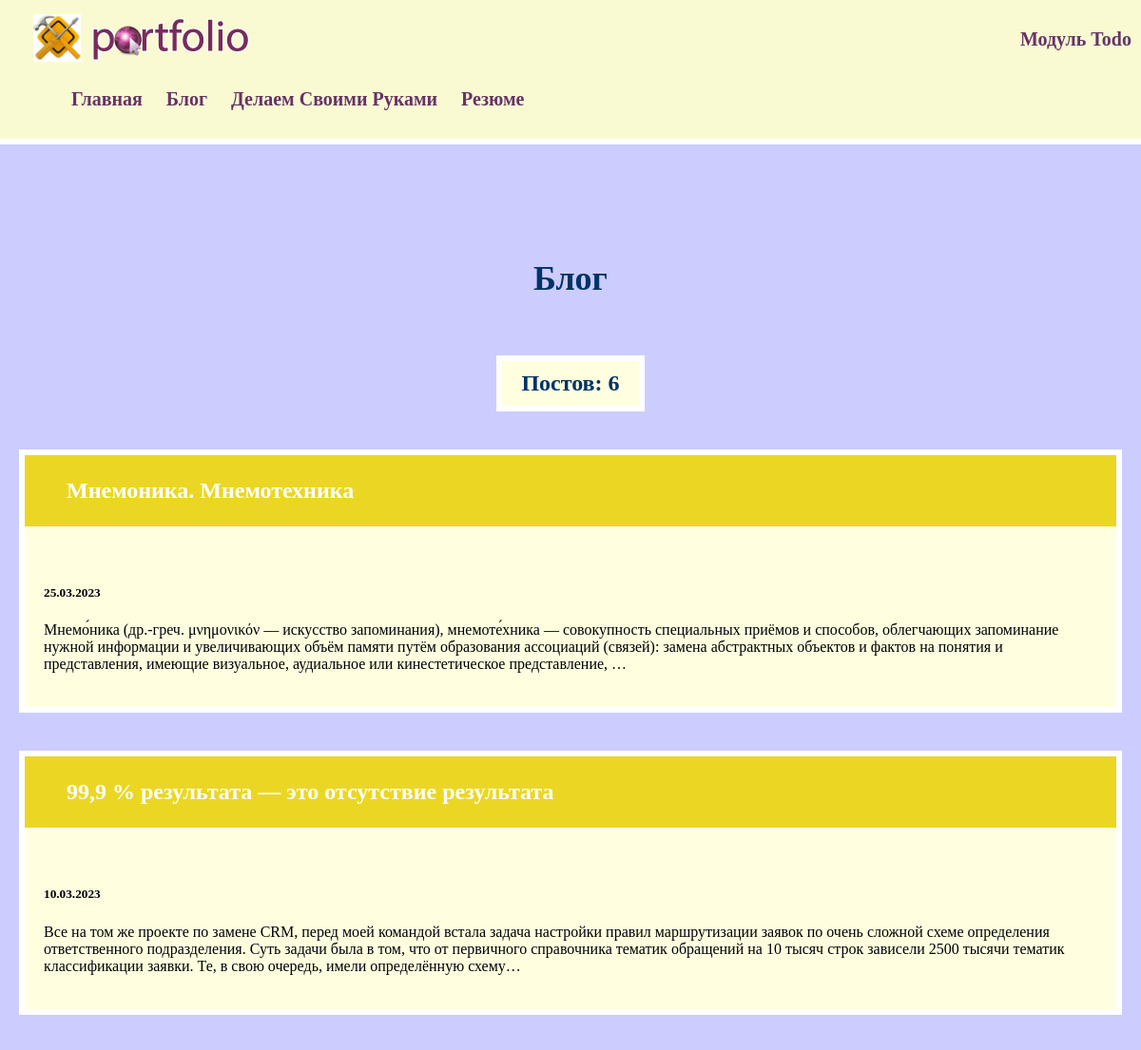
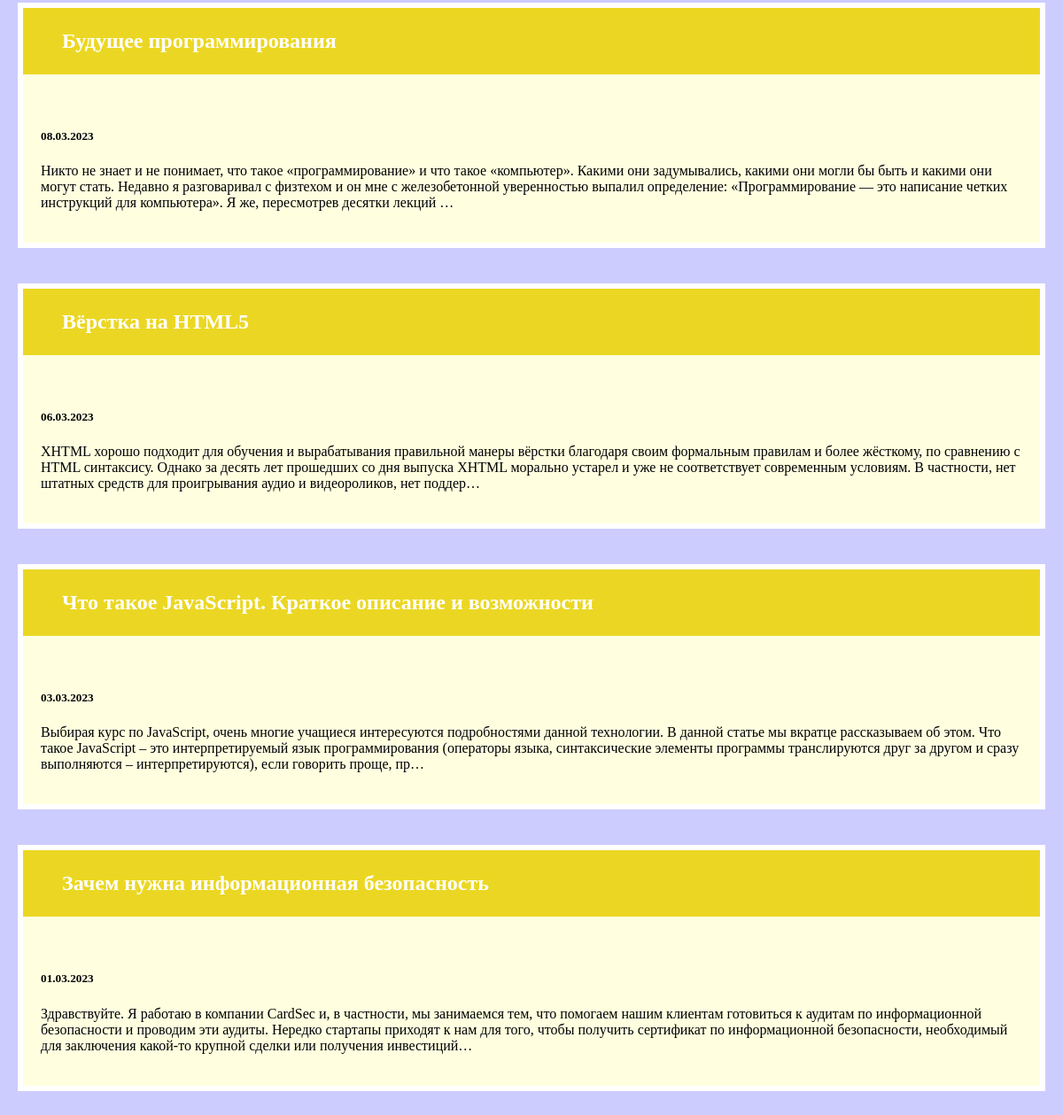
Screenshot of /blog/ with the database file from the repository (2 pictures, top to bottom).
### blog/models.py (models this page shows, shortened)
class Blog(models.Model):
    title = models.CharField(max_length=200)
    description = models.TextField()
    date = models.DateField()
    user = models.ForeignKey(User, on_delete=models.CASCADE)

### blog/views.py (the view)
# urls.py: path("", views.blogs, name='blogs'),
def blogs(request):
    blog = Blog.objects.order_by("-date")
    return render(request, 'blog/blogs.html', {'blogs': blog})

### blog/templates/blog/blogs.html
{% extends 'skills/base.html' %}
{% block content %}
<h1>Блог</h1>
<h2 class="count">Постов: {{ blogs.count }}</h2>
{% for blog in blogs %}
<div class="element">
    <h2 class="top"><a href="{% url 'blog:detail' blog.id %}">{{ blog.title }}</a></h2>
    <div class="blog_text">
        <h5>{{ blog.date|date:'d.m.Y' }}</h5>
        <p>{{ blog.description|striptags|truncatechars:360 }}</p>
    </div>
</div>
{% endfor %}
{% endblock %}

### skills/static/css/style1.css (style rules this page uses)
body { font: 18px 'Migha' Arial, Helvetica, sans-serif; background: #CCCCFF; padding: 0; margin: 0; }
.element, .count { background: lightyellow; border: 6px solid #fff; margin: 20px 0; }
.content h1 { text-align: center; margin: 60px 0 40px; font-size: 36px; }
.blog_text { padding: 20px; box-sizing: border-box; }
.count { padding: 10px 20px; box-sizing: border-box; }
h1, h2 { color: #003366; }
.top { padding: 4px 24px; margin-top: 0; background: #ebd723; border: none; }
.top a { color: #FFF; text-decoration: none; padding: 20px; display: block; }

### rows the page displays
Blog: title "Мнемоника. Мнемотехника", date "25.03.2023", description "Мнемо́ника (др.-греч. μνημονικόν — искусство запоминания), мнемоте́хника — совокупность специальных приёмов и способов, облегчающих запоминание нужной информации и увеличивающих объём памяти путём образования ассоциаций (связей): замена абстрактных объектов и фактов на понятия и представления, имеющие визуальное, аудиальное или кинестетическое представление, …"
Blog: title "99,9 % результата — это отсутствие результата", date "10.03.2023", description "Все на том же проекте по замене CRM, перед моей командой встала задача настройки правил маршрутизации заявок по очень сложной схеме определения ответственного подразделения. Суть задачи была в том, что от первичного справочника тематик обращений на 10 тысяч строк зависели 2500 тысячи тематик классификации заявки. Те, в свою очередь, имели определённую схему…"
Blog: title "Будущее программирования", date "08.03.2023", description "Никто не знает и не понимает, что такое «программирование» и что такое «компьютер». Какими они задумывались, какими они могли бы быть и какими они могут стать. Недавно я разговаривал с физтехом и он мне с железобетонной уверенностью выпалил определение: «Программирование — это написание четких инструкций для компьютера». Я же, пересмотрев десятки лекций …"
Blog: title "Вёрстка на HTML5", date "06.03.2023", description "XHTML хорошо подходит для обучения и вырабатывания правильной манеры вёрстки благодаря своим формальным правилам и более жёсткому, по сравнению с HTML синтаксису. Однако за десять лет прошедших со дня выпуска XHTML морально устарел и уже не соответствует современным условиям. В частности, нет штатных средств для проигрывания аудио и видеороликов, нет поддер…"
Blog: title "Что такое JavaScript. Краткое описание и возможности", date "03.03.2023", description "Выбирая курс по JavaScript, очень многие учащиеся интересуются подробностями данной технологии. В данной статье мы вкратце рассказываем об этом. Что такое JavaScript – это интерпретируемый язык программирования (операторы языка, синтаксические элементы программы транслируются друг за другом и сразу выполняются – интерпретируются), если говорить проще, пр…"
Blog: title "Зачем нужна информационная безопасность", date "01.03.2023", description "Здравствуйте. Я работаю в компании CardSec и, в частности, мы занимаемся тем, что помогаем нашим клиентам готовиться к аудитам по информационной безопасности и проводим эти аудиты. Нередко стартапы приходят к нам для того, чтобы получить сертификат по информационной безопасности, необходимый для заключения какой-то крупной сделки или получения инвестиций…"

### other values shown
{{ blogs.count }} "6"
